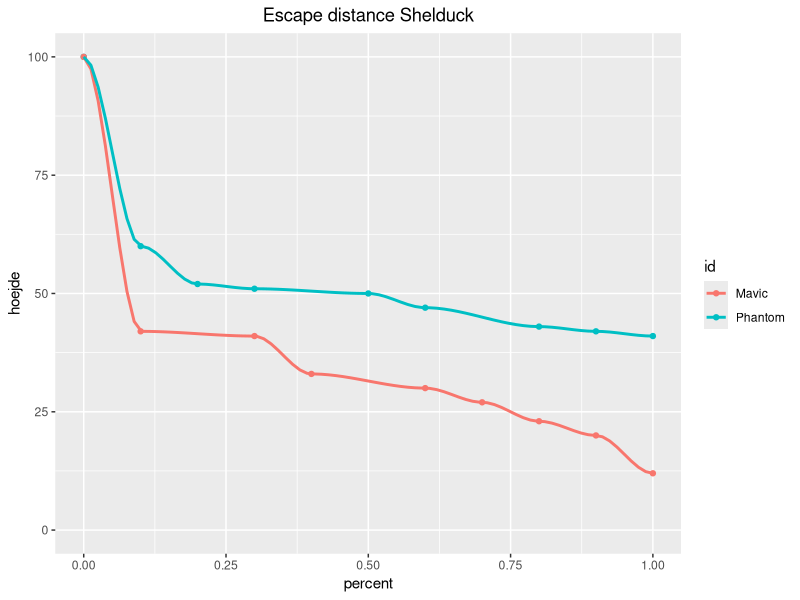

Recreate this plot in R. (Note: this script raises an error after producing the figure.)
## ---- chunk 1
knitr::opts_chunk$set(echo = TRUE)
library(ggplot2)
## ---- chunk 2
phantom <- c(50,60,41,43,43,42,47,51,52,50)
phantom <- as.integer(sort(phantom, decreasing = TRUE))
## ---- chunk 3
phan_uni.vec <- unique(phantom)
phan_perc_vec <- rep('NA',length(phan_uni.vec))

for (i in 1:length(unique(phantom))){
   phan_perc_vec[i] <- sum((phantom==phan_uni.vec[i])/length(phantom))
}
phan_cum_vec <- cumsum(phan_perc_vec)

## ---- chunk 4
mavic <- c(30,20,41,33,23,12,27,41,42,30)
mavic <- as.integer(sort(mavic, decreasing = TRUE))
## ---- chunk 5
mavic_uni.vec <- unique(mavic)
mavic_perc_vec <- rep('NA',length(mavic_uni.vec))
for (i in 1:length(unique(mavic))){
   mavic_perc_vec[i] <- sum((mavic==mavic_uni.vec[i])/length(mavic))
}

mavic_perc_vec <- as.numeric(mavic_perc_vec)
mavic_cum_vec <- cumsum(mavic_perc_vec)
mavic_perc_vec

## ---- chunk 6
phan1 <- data.frame(phan_uni.vec,phan_cum_vec,id="Phantom")
names(phan1) <- c("hoejde","percent","id")
ingen_forstyr <- cbind.data.frame(c(100),0,"Phantom")
names(ingen_forstyr) <- c("hoejde","percent","id")

phan1 <- rbind.data.frame(ingen_forstyr,phan1)
phan1


mavic1 <- data.frame(mavic_uni.vec,mavic_cum_vec,id="Mavic")
names(mavic1) <- c("hoejde","percent","id")
ingen_forstyr <- cbind.data.frame(c(100),0,"Mavic")
names(ingen_forstyr) <- c("hoejde","percent","id")

mavic1 <- rbind.data.frame(ingen_forstyr,mavic1)
mavic1

# combine dataframes

ex_dat_1 <- rbind.data.frame(phan1,mavic1)
ex_dat_1

## ---- chunk 7
p <- ggplot(data = ex_dat_1, aes(x = percent, y = hoejde, group = id,
                               color = id))
p + geom_point() +
  geom_smooth(method = "loess", se = FALSE,  fullrange = TRUE, span = 0.3) + ylim(0, 100) + xlim(0,1) +
  ggtitle("Escape distance Shelduck") + theme(plot.title = element_text(hjust = 0.5))
 + xlab("Percent disturbed") + ylab("Flying altitude")


